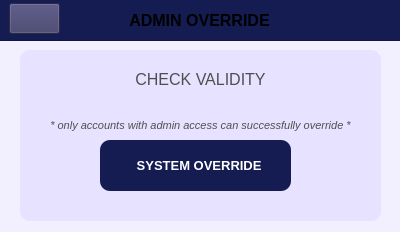
<?xml version="1.0" encoding="UTF-8"?>
<ui version="4.0">
 <class>PopUp_dashboardAdminOverride</class>
 <widget class="QDialog" name="PopUp_dashboardAdminOverride">
  <property name="geometry">
   <rect>
    <x>0</x>
    <y>0</y>
    <width>400</width>
    <height>232</height>
   </rect>
  </property>
  <property name="sizePolicy">
   <sizepolicy hsizetype="Fixed" vsizetype="Fixed">
    <horstretch>0</horstretch>
    <verstretch>0</verstretch>
   </sizepolicy>
  </property>
  <property name="windowTitle">
   <string>Dialog</string>
  </property>
  <property name="styleSheet">
   <string notr="true">#PopUp_dashboardAdminOverride{
	background-color: #f2efff;
}</string>
  </property>
  <widget class="QFrame" name="basePopUpBodyFrame">
   <property name="geometry">
    <rect>
     <x>20</x>
     <y>50</y>
     <width>361</width>
     <height>171</height>
    </rect>
   </property>
   <property name="styleSheet">
    <string notr="true">#basePopUpBodyFrame {
	background-color: #e7e2ff;
	border: none;
	border-radius: 10px;
}</string>
   </property>
   <property name="frameShape">
    <enum>QFrame::Shape::StyledPanel</enum>
   </property>
   <property name="frameShadow">
    <enum>QFrame::Shadow::Raised</enum>
   </property>
   <widget class="QLabel" name="adminoverride_labelDesc">
    <property name="geometry">
     <rect>
      <x>0</x>
      <y>20</y>
      <width>361</width>
      <height>61</height>
     </rect>
    </property>
    <property name="font">
     <font>
      <family>Arial</family>
      <pointsize>12</pointsize>
      <bold>false</bold>
     </font>
    </property>
    <property name="styleSheet">
     <string notr="true">#adminoverride_labelDesc {
	background-color: transparent;
	color: #4f4f4f;
}
</string>
    </property>
    <property name="text">
     <string>&lt;html&gt;&lt;head/&gt;&lt;body&gt;&lt;p&gt;CHECK VALIDITY&lt;/p&gt;&lt;p&gt;&lt;br/&gt;&lt;span style=&quot; font-size:8pt; font-style:italic;&quot;&gt;* only accounts with admin access can successfully override *&lt;/span&gt;&lt;/p&gt;&lt;/body&gt;&lt;/html&gt;</string>
    </property>
    <property name="alignment">
     <set>Qt::AlignmentFlag::AlignCenter</set>
    </property>
   </widget>
   <widget class="QPushButton" name="adminoverride_buttonOverrideAsAdmin">
    <property name="geometry">
     <rect>
      <x>80</x>
      <y>90</y>
      <width>191</width>
      <height>51</height>
     </rect>
    </property>
    <property name="font">
     <font>
      <family>Arial</family>
      <pointsize>10</pointsize>
      <bold>true</bold>
     </font>
    </property>
    <property name="cursor">
     <cursorShape>PointingHandCursor</cursorShape>
    </property>
    <property name="styleSheet">
     <string notr="true">#adminoverride_buttonOverrideAsAdmin {
    background-color: #141c52;
    color: white;
    border-radius: 10px;
    padding: 10px; /* Optional: Adjusts spacing inside the button */
}
#adminoverride_buttonOverrideAsAdmin:hover {
    background-color: #1a237e; /* Slightly lighter blue when hovered */
}
#adminoverride_buttonOverrideAsAdmin:pressed {
    background-color: #0f1442; /* Darker blue when clicked */
}</string>
    </property>
    <property name="text">
     <string>  SYSTEM OVERRIDE</string>
    </property>
    <property name="icon">
     <iconset>
      <normaloff>../../../Assets/FuncIcons/icon_override.svg</normaloff>../../../Assets/FuncIcons/icon_override.svg</iconset>
    </property>
    <property name="iconSize">
     <size>
      <width>22</width>
      <height>22</height>
     </size>
    </property>
   </widget>
  </widget>
  <widget class="QFrame" name="basePopUpTitleFrame">
   <property name="geometry">
    <rect>
     <x>-1</x>
     <y>-10</y>
     <width>421</width>
     <height>51</height>
    </rect>
   </property>
   <property name="styleSheet">
    <string notr="true">#basePopUpTitleFrame {
	background-color: #141c52;
}</string>
   </property>
   <property name="frameShape">
    <enum>QFrame::Shape::StyledPanel</enum>
   </property>
   <property name="frameShadow">
    <enum>QFrame::Shadow::Raised</enum>
   </property>
   <widget class="QLabel" name="label_titleAdminOverride">
    <property name="geometry">
     <rect>
      <x>20</x>
      <y>10</y>
      <width>361</width>
      <height>41</height>
     </rect>
    </property>
    <property name="font">
     <font>
      <family>Arial</family>
      <pointsize>12</pointsize>
      <bold>true</bold>
     </font>
    </property>
    <property name="styleSheet">
     <string notr="true">#label_tableTitleDashboard {
	background-color: transparent;
	color: #FFFFFF;
}
</string>
    </property>
    <property name="text">
     <string>ADMIN OVERRIDE</string>
    </property>
    <property name="alignment">
     <set>Qt::AlignmentFlag::AlignCenter</set>
    </property>
   </widget>
   <widget class="QPushButton" name="btn_return_to_youraccount">
    <property name="geometry">
     <rect>
      <x>10</x>
      <y>13</y>
      <width>51</width>
      <height>31</height>
     </rect>
    </property>
    <property name="font">
     <font>
      <family>Arial</family>
      <pointsize>20</pointsize>
      <bold>true</bold>
     </font>
    </property>
    <property name="styleSheet">
     <string notr="true">#btn_return_to_youraccount {
    background-color: rgb(59, 57, 100);
}

#btn_return_to_youraccount:hover {
    background-color: #e2e5ff; /* Slightly lighter blue when hovered */
}

#btn_return_to_youraccount:pressed {
    background-color: #c8cbef; /* Darker blue when clicked */
}</string>
    </property>
    <property name="text">
     <string/>
    </property>
    <property name="icon">
     <iconset>
      <normaloff>../../../Assets/Icons/icon_return_light.svg</normaloff>../../../Assets/Icons/icon_return_light.svg</iconset>
    </property>
    <property name="iconSize">
     <size>
      <width>22</width>
      <height>22</height>
     </size>
    </property>
   </widget>
  </widget>
 </widget>
 <resources/>
 <connections/>
</ui>
